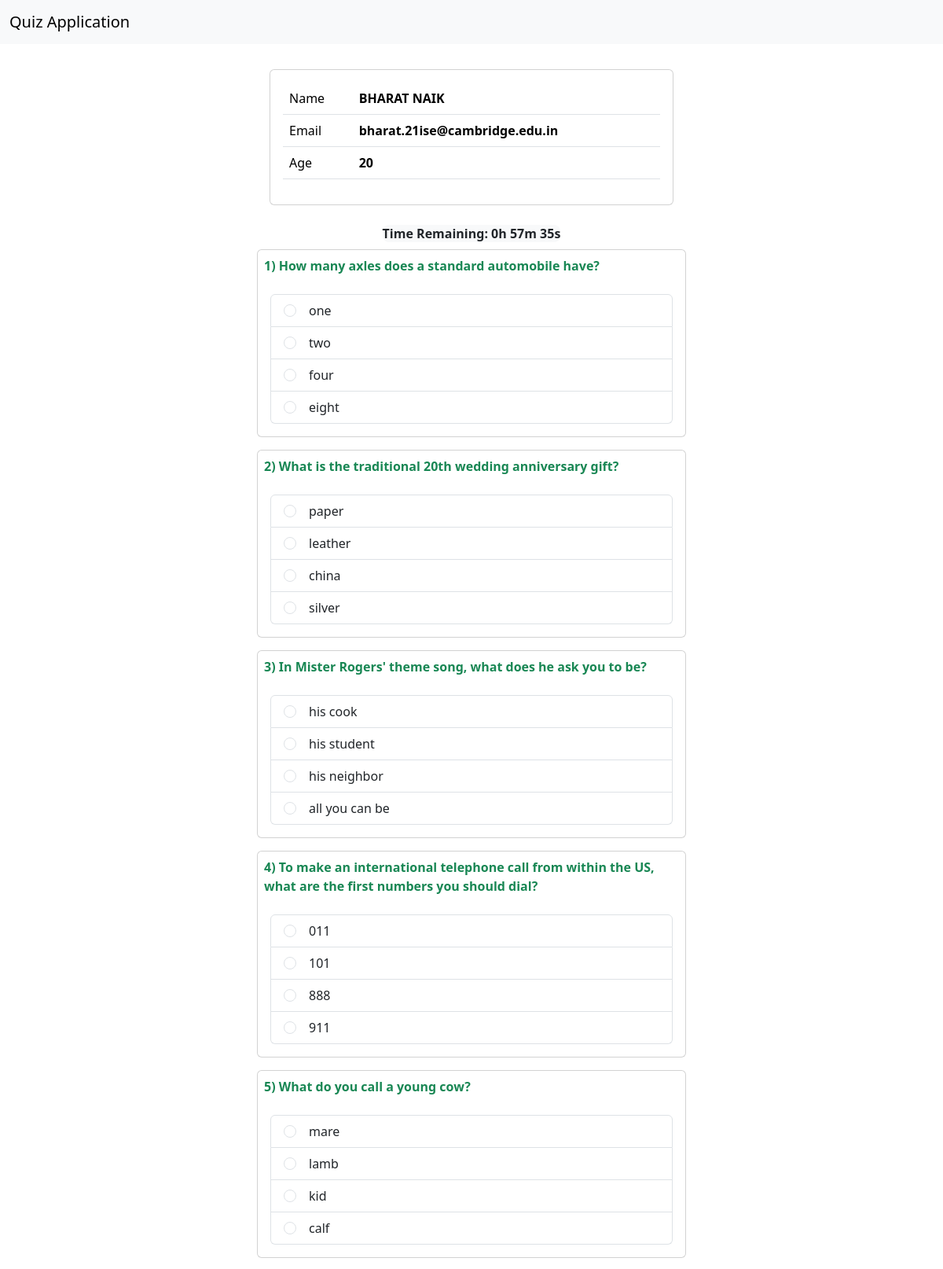
Screenshot of /quiz/attend/dbms-quiz-set-1 (signed in, upper part) with the database file from the repository.
### tables this page shows
CREATE TABLE USERS (
    ID INTEGER PRIMARY KEY AUTOINCREMENT,
    FNAME TEXT,
    LNAME TEXT,
    EMAIL TEXT NOT NULL UNIQUE,
    AGE INTEGER
);

CREATE TABLE QUESTION (
    QUESTION_ID INTEGER PRIMARY KEY AUTOINCREMENT,
    QUESTION_TEXT TEXT,
    DIFFICULTY INTEGER,
    QUIZ_CODE TEXT,
    FOREIGN KEY(QUIZ_CODE) REFERENCES QUIZ(CODE) ON DELETE CASCADE
);

CREATE TABLE ANSWER (
    ANSWER_ID INTEGER PRIMARY KEY AUTOINCREMENT,
    ANSWER_TEXT TEXT,
    IS_CORRECT BOOLEAN,
    QUESTION_ID INTEGER,
    FOREIGN KEY(QUESTION_ID) REFERENCES QUESTION(QUESTION_ID) ON DELETE CASCADE
);

### wsgi.py (the view)
@app.route("/quiz/attend/<code>", methods = ["GET", "POST"])
@login_required
def attend_quiz(code):
    if QuizHandler().is_done(code):
        return redirect(f"/quiz/result/{code}")
    questions = QuizHandler().list_questions(code)
    if request.method == "POST":
        QuizHandler().save_result(code, request)
        return redirect(f"/quiz/result/{code}")
    quiz = QuizHandler().get(code)
    return render_template("quiz/attend.html", questions = questions, user = Auth().get_user(session.get("user-token")),  quiz = quiz,
        json_data = {
            "starts_at": quiz.starts_at,
            "time_seconds": quiz.duration.seconds,
        })

### utils/auth.py (called while the page is built)
    def get_user(self, email:str):
        row =  self.cur.execute("SELECT ID,  FNAME, LNAME, AGE, EMAIL FROM USERS WHERE EMAIL = ?", (email, )).fetchone()
        if row:
            return User(*row)
        return None

### utils/database.py (called while the page is built)
    def __del__(self):
        self.conn.close()

### utils/quizhandler.py (called while the page is built)
    def get(self, code:str):
        row = self.cur.execute("SELECT * FROM QUIZ WHERE CODE = ?", (code,)).fetchone()
        if row:
            return Quiz(row[0], row[1], row[2], timedelta(seconds=row[3]), row[4])
        return row

    def list_questions(self, code:str):
        rows =  self.cur.execute('''
            SELECT Q.QUESTION_ID, Q.QUESTION_TEXT, A.ANSWER_ID, A.ANSWER_TEXT, A.IS_CORRECT
            FROM QUESTION Q
            JOIN ANSWER A ON Q.QUESTION_ID = A.QUESTION_ID
            WHERE Q.QUIZ_CODE = ?
        ''', (code, )).fetchall()
        questions = {}
        for row in rows:
            question_id, question_text, answer_id, answer_text, is_correct = row
            if question_id not in questions:
                questions[question_id] = {'question_text': question_text, 'answers': []}
            questions[question_id]['answers'].append({
                'answer_id': answer_id,
                'answer_text': answer_text,
                'is_correct': True if is_correct else False
            })
        return questions

    def is_done(self, code)->bool:
        user = Auth().get_user(session.get("user-token"))
        res_count = self.cur.execute("SELECT COUNT(*) FROM RESULT WHERE  USER_ID = ? AND QUIZ_CODE = ?", (user.id, code)).fetchone()[0]
        if res_count > 0:
            return True
        else:
            return False

### utils/type.py (called while the page is built)
    def full_name(self):
        return self.fname + " " + self.lname

### templates/quiz/attend.html (shortened to what this page needs)
{% extends 'base.html' %}
{% block content %}
<div class="row">
    <div class="col-md-3"></div>
    <div class="col-md-6">
        {% if user %}
            <div class="card m-3">
                <div class="card-body">
                    <table class="table">
                        <tr><td>Name</td><th>{{ user.full_name() }}</th></tr>
                        <tr><td>Email</td><th>{{ user.email }}</th></tr>
                        <tr><td>Age</td><th>{{ user.age }}</th></tr>
                    </table>
                </div>
            </div>
        {% endif %}
        <div class="text-center sticky-top p-2 fw-bold">
            <span id="remaining-time" class="bg-light rounded-3 my-2"></span>
        </div>
        <form  method="post">
            {% for id, question in questions.items() %}
            <div class="card mb-3">
                <p class="card-title fw-bold m-2 text-success">{{ loop.index }}) {{ question.question_text }}</p>
                <div class="card-body">
                    <ul class="list-group">
                        {% for answer in question.answers %}
                        <li class="list-group-item"><input type="radio" class="form-check-input me-3"
                                name="{{id}}" value="{{ answer.answer_id }}" required>{{ answer.answer_text }}</li>
                        {% endfor %}
                    </ul>
                </div>
            </div>
            {% endfor %}
        </form>
    </div>
</div>
{% endblock content %}

### rows the page displays
USERS: email "bharat.21ise@cambridge.edu.in", age "20"
QUESTION: question_text "How many axles does a standard automobile have?"
ANSWER: answer_text "one"
ANSWER: answer_text "two"
ANSWER: answer_text "four"
ANSWER: answer_text "eight"
QUESTION: question_text "What is the traditional 20th wedding anniversary gift?"
ANSWER: answer_text "paper"
ANSWER: answer_text "leather"
ANSWER: answer_text "china"
ANSWER: answer_text "silver"
QUESTION: question_text "In Mister Rogers' theme song, what does he ask you to be?"
ANSWER: answer_text "his cook"
ANSWER: answer_text "his student"
ANSWER: answer_text "his neighbor"
ANSWER: answer_text "all you can be"
QUESTION: question_text "To make an international telephone call from within the US, what are the first numbers you should dial?"
ANSWER: answer_text "011"
ANSWER: answer_text "101"
ANSWER: answer_text "888"
ANSWER: answer_text "911"
QUESTION: question_text "What do you call a young cow?"
ANSWER: answer_text "mare"
ANSWER: answer_text "lamb"
ANSWER: answer_text "kid"
ANSWER: answer_text "calf"

### other values shown
{{ user.full_name() }} "BHARAT NAIK"
